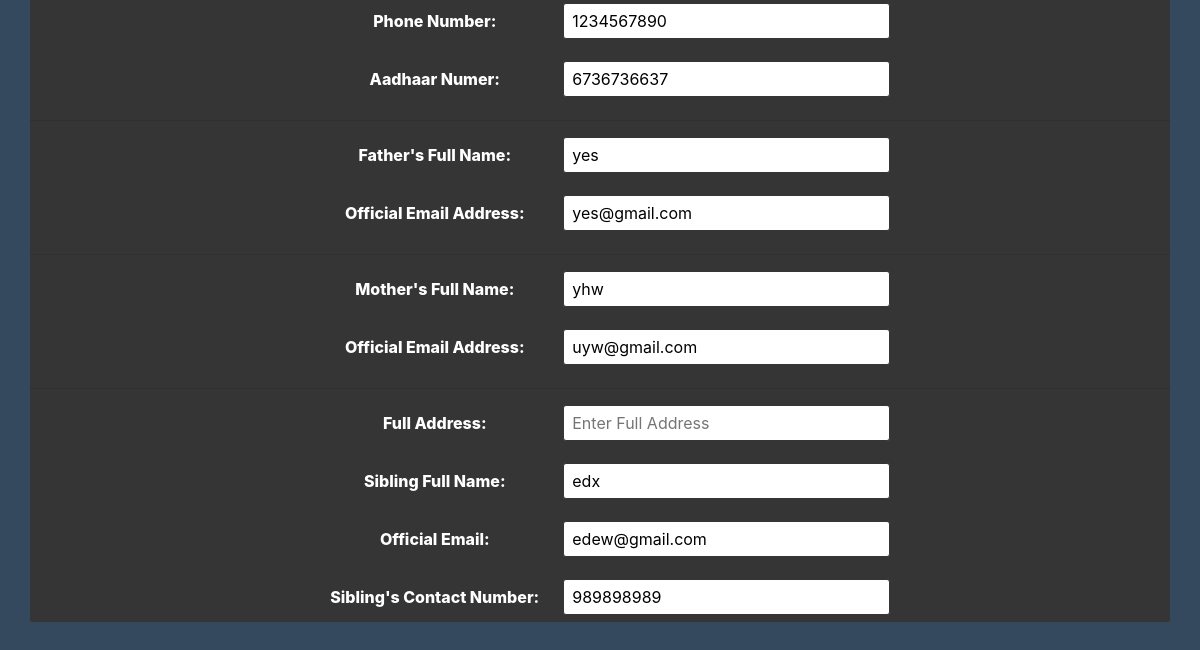
Before: /student_detail/ (signed in, lower part) with the older database file.
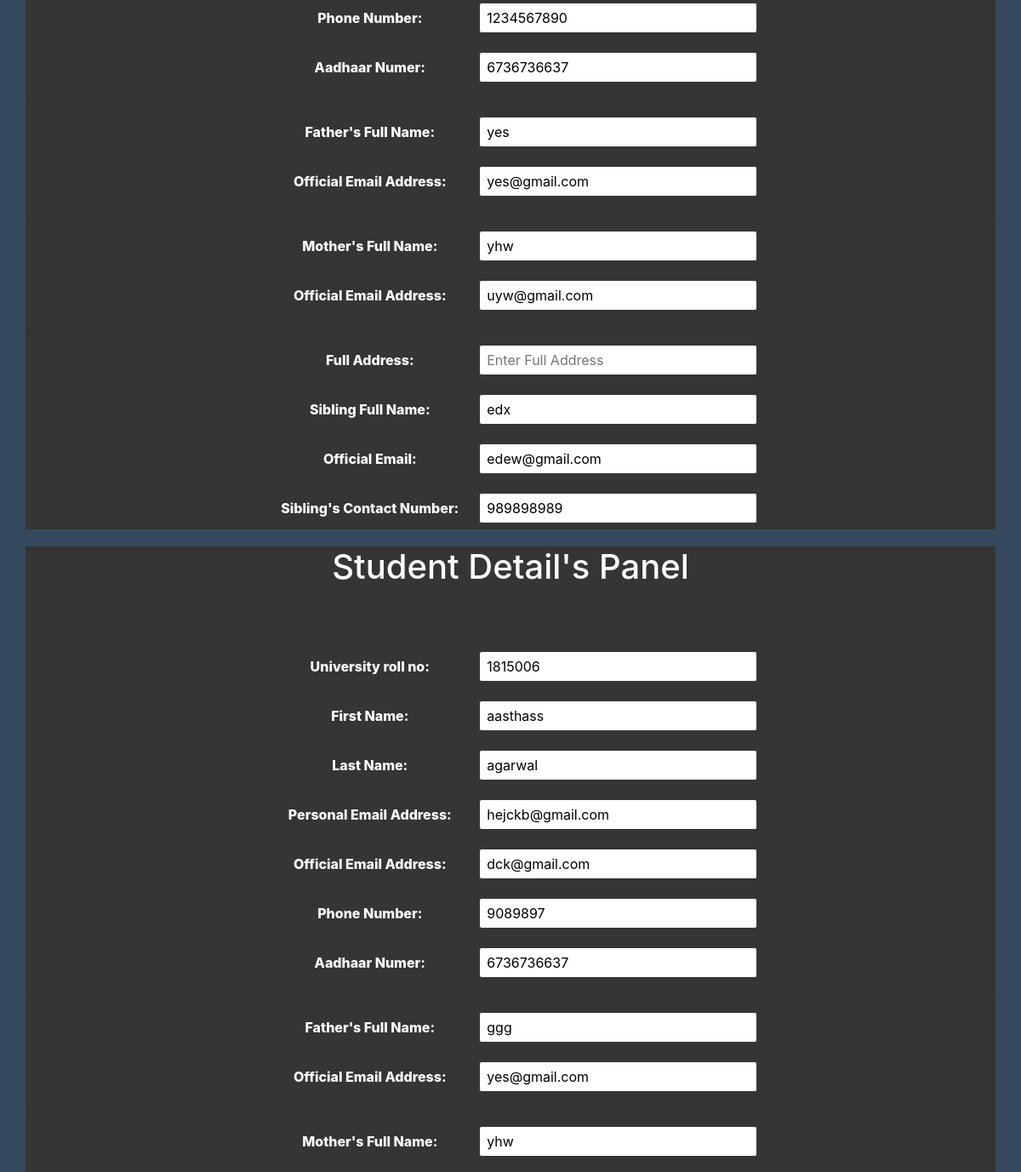
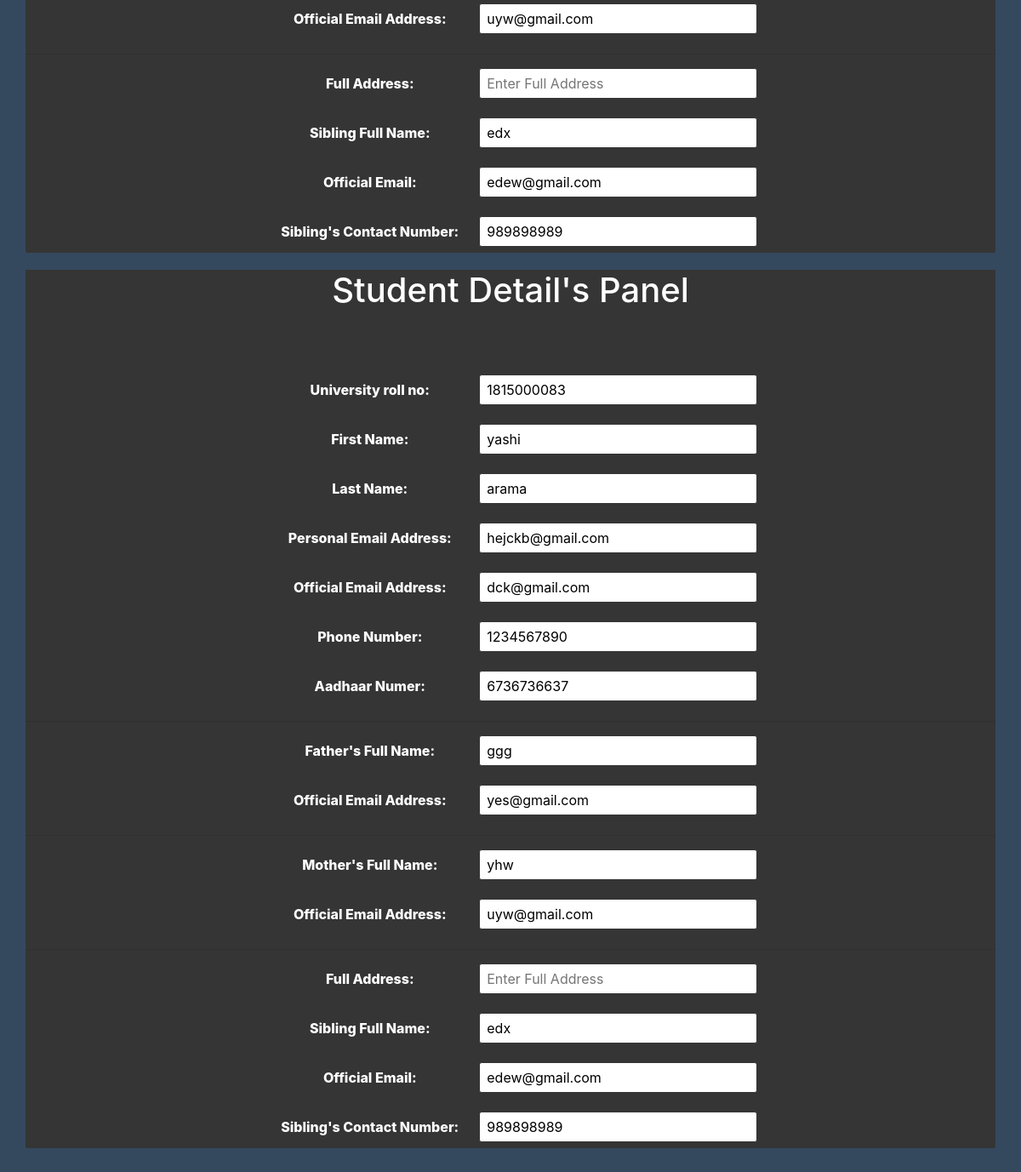
After: the same page with the newer database file (2 pictures, top to bottom).
### atten_manag_sys/models.py (models this page shows, shortened)
class student_user(models.Model):
	university_roll_num=models.CharField(max_length=20, null=True)
	first_name= models.CharField(max_length=100, null=True)
	last_name= models.CharField(max_length=100, null=True)
	personal_email=models.CharField(max_length=100, null=True)
	official_mail=models.CharField(max_length=100, null=True)
	phone_num=models.CharField(max_length=100, null=True)
	aadhar_num=models.CharField(max_length=100, null=True)
	father_name=models.CharField(max_length=100, null=True)
	father_official_mail=models.CharField(max_length=100, null=True)
	mother_name=models.CharField(max_length=100, null=True)
	mother_official_mail=models.CharField(max_length=100, null=True)
	sibling_name=models.CharField(max_length=100, null=True)
	sibling_mail=models.CharField(max_length=100, null=True)
	sibling_num=models.CharField(max_length=100,null=True)
	date_created=models.DateTimeField(auto_now_add=True)

### atten_manag_sys/views.py (the view)
# urls.py: path('student_detail/', views.student_detail, name='student-detail'),
@login_required(login_url='student-login')
def student_detail(request):
    stu_details = student_user.objects.all()
    x = {'stu_details': stu_details}
    return render(request, 'pages/student_detail.html', x)

### atten_manag_sys/templates/pages/student_detail.html (shortened to what this page needs)
{% load static %}
<!DOCTYPE html>
<html lang="en">
<head>
    <link rel="stylesheet" type="text/css" href= "{% static '/css/stu_detail.css' %}" >
<link rel="stylesheet" href="https://stackpath.bootstrapcdn.com/bootstrap/4.5.2/css/bootstrap.min.css">
</head>
<body>
 {% include 'pages/navbar_ver.html' %}
<div class="form-container">
    {% for i in stu_details %}
    <form action="#" method="POST" class="form-wrap">
        <h1>Student Detail's Panel</h1>
        <div class="form-box">
            <label for="f-name"> University roll no:</label>
            <input id="f-name" type="text" value="{{i.university_roll_num}}
" placeholder="Enter First Name" required />
        </div>
        <div class="form-box">
            <label for="f-name"> First Name:</label>
            <input id="f-name" type="text" value="{{i.first_name}}" placeholder="Enter First Name" required />
        </div>
        <div class="form-box">
            <label for="l-name"> Last Name:</label>
            <input id="l-name" type="text"  value="{{i.last_name}}" placeholder="Enter Last Name" required />
        </div>
        <div class="form-box">
            <label for="e-mail">Personal Email Address:</label>
            <input id="e-mail" type="text"  value="{{i.personal_email}}" placeholder="Enter personal Email" required />
        </div>
        <div class="form-box">
            <label for="oe-mail"> Official Email Address:</label>
            <input id="oe-mail" type="text" value="{{i.official_mail}}" placeholder="Enter official Email" />
        </div>
        <div class="form-box">
            <label for="no">Phone Number:</label>
            <input id="no" type="text" value="{{i.phone_num}}" placeholder="Enter Phone Number" required />
        </div>
        <div class="form-box">
            <label for="add">Aadhaar Numer:</label>
            <input id="add" type="text" value="{{i.aadhar_num}}" placeholder="Enter Aadhaar Number" required />
        </div>
        <hr>
        <div class="form-box">
            <label for="father">Father's Full Name:</label>
            <input id="father" type="text" value="{{i.father_name}}" placeholder="Enter Name" required />
        </div>
        <div class="form-box">
            <label for="father-mail">Official Email Address:</label>
            <input id="father-mail" type="text" value="{{i.father_official_mail}}" placeholder="Enter official Email Address" />
        </div>
        <hr>
        <div class="form-box">
            <label for="maa">Mother's Full Name:</label>
            <input id="maa" type="text" value="{{i.mother_name}}" placeholder="Enter Name" required />
        </div>
        <div class="form-box">
            <label for="mother-mail">Official Email Address:</label>
            <input id="mother-mail" type="text" value="{{i.mother_official_mail}}" placeholder="Enter official Email Address" />
        </div>
        <hr>
        <div class="form-box">
            <label for="maa">Full Address:</label>
            <input id="maa" type="text" value="{{i.address}}" placeholder="Enter Full Address" required />
        </div>
        <div class="form-box">
            <label for="sibling">Sibling Full Name:</label>
            <input id="sibling" type="text" value="{{i.sibling_name}}" placeholder="Enter Name" />
        </div>
        <div class="form-box">
            <label for="sibling-mail"> Official Email:</label>
            <input id="sibling-mail" type="text" value="{{i.sibling_mail}}" placeholder="Enter official Email" />
        </div>
        <div class="form-box">
            <label for="sibling_no">Sibling's Contact Number:</label>
            <input id="sibling_no" type="text" value="{{i.sibling_num}}" placeholder="Enter Phone Number"  />
        </div>
    </form>
    {%endfor%}
</div>
</body>
</html>

### atten_manag_sys/templates/pages/navbar_ver.html (shortened to what this page needs)
{% load static %}
<!DOCTYPE html>
<html>
<head>
<link href="{% static 'css/sb-admin.css' %}" rel="stylesheet">
</head>
<body id="page-top">
</body>
</html>

### static/css/stu_detail.css (style rules this page uses)
label { background-color: #353535; width: 250px; }
input { background-color: #fff; }
.form-container { width: 100%; justify-content: center; align-items: center; background-color: #34495e; padding-top: 1000px; padding-bottom: 50px; }
.form-box { background-color: #353535; }
.form-container .form-wrap { background: #34495e; }
.form-container .form-wrap { text-align: center; margin: 20px; font-size: 19px; }
.form-container .form-wrap .form-box { margin: 15px; }
.form-container .form-wrap .form-box input[type="text"] { padding: 5px 8px; border-radius: 3px; border: 1px solid #353535; width: 30%; }
.form-container .form-wrap { border: none; border-radius: 2px; background: #353535; color: #fff; font-weight: 800; cursor: pointer; font-size: 16px; }
div { padding-bottom: 5px; text-align: center; padding-left: 10px; padding-right: 10px; }
h1 { text-align: center; background-color: #353535; padding-bottom: 60px; }

### static/css/sb-admin.css (style rules this page uses)
div { padding-bottom: 5px; }
html { position: relative; min-height: 100%; }
body { height: 100%; }
:root { --input-padding-x: 0.75rem; --input-padding-y: 0.75rem; }

### atten_manag_sys/templates/pages/navbar_ver.html (style rules this page uses)
body { margin: 0; }

Changed rows visible on the page:
added student_user: university_roll_num "1815006", first_name "aasthass", last_name "agarwal", personal_email "hejckb@gmail.com", official_mail "dck@gmail.com", phone_num "9089897", aadhar_num "6736736637", father_name "ggg", father_official_mail "yes@gmail.com", mother_name "yhw", mother_official_mail "uyw@gmail.com", sibling_name "edx", sibling_mail "edew@gmail.com", sibling_num "989898989"
added student_user: university_roll_num "1815000083", first_name "yashi", last_name "arama", personal_email "hejckb@gmail.com", official_mail "dck@gmail.com", phone_num "1234567890", aadhar_num "6736736637", father_name "ggg", father_official_mail "yes@gmail.com", mother_name "yhw", mother_official_mail "uyw@gmail.com", sibling_name "edx", sibling_mail "edew@gmail.com", sibling_num "989898989"
